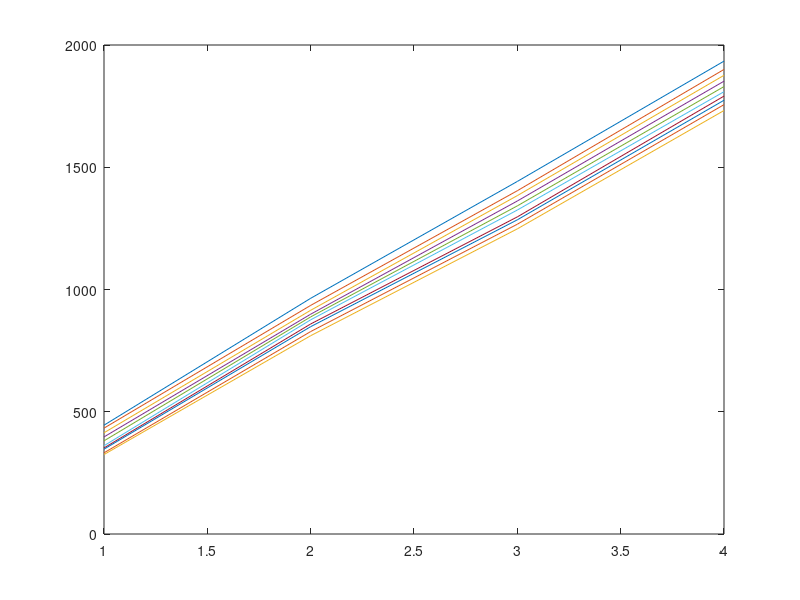

Recreate this plot in MATLAB.
%% simulate power law from uniform
a=0;
b=1000;
alpha=-2/3;
n=rand(1000000,1)';
r=(a.^(alpha+1)+n*(b^(alpha+1)-a.^(alpha+1))).^(1/(alpha+1));
plot(n,r,'.');
hist(n);
hist(r);
    
%% create samples and species count
sampN=4;
specN=10;
ssc=zeros(sampN,specN);
for i=1:sampN
    % sample
    m=i*1000;
    sample = r(:,randperm(m));
    hist(sample);
    for j=1:specN
        %similarity search
        similar = j*size(n',1)/(m*100);
        idx = [logical(1) diff(sample)>similar];
        sampleReduced = sample(idx);
        hist(sampleReduced);
        ssc(i,j) = size(sampleReduced',1);
    end
end
plot(ssc)
